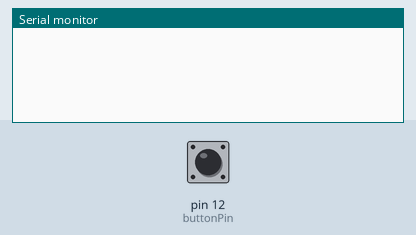
Simulated run of this sketch. Board: Arduino Uno, built with avr-gcc and run on an emulated ATmega328P. Shown: the last lines printed to the serial monitor. The inputs (shaded band) are chosen by the test bench; at power-on: pin 12 (buttonPin) LOW.

Above: at 1.2 s.
1.3 s: pin 12 (buttonPin) pulled HIGH for 0.15 s
At 1.48 s:
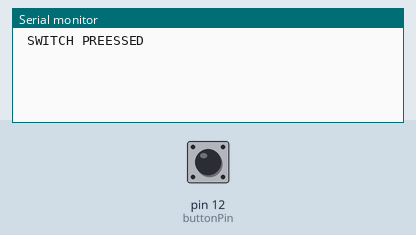
At 2.5 s:
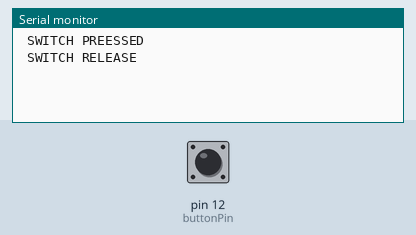

The sketch:

debounce.ino
```cpp
int buttonState;
int lastButtonState = LOW;   // กำหนดให้สถานะ สวิทช์ ปกติยังไม่กดปุ่มเป็นสถานะ LOW
long lastDebounceTime = 0;
long debounceDelay = 50;

#define buttonPin 12

void setup(){
  Serial.begin(9600);
  pinMode(buttonPin, INPUT);
}
void loop(){                             // <--- วงลูปตลอดไป
  int reading = digitalRead(buttonPin);  // <---- อ่านค่าสวิทช์

  if (reading != lastButtonState) {      // <--- หากมีการกดให้เก็บค่าเวลา ณ.ตอนนั้นไว้
    lastDebounceTime = millis();
  }

  if ((millis() - lastDebounceTime) > debounceDelay) { //<-- ตรวจว่าเวลาเกินตั้งไว้หรือเปล่า
    if (reading != buttonState) {                     // <-- หากกดหรือปล่อยสวิทช์ ก็พิพม์ผลออกหน้าจอ
      buttonState = reading;
       // แสดงผลการกด
        //  Serial.print(" buttonState ");Serial.println(buttonState);

       if (buttonState == 1)
        Serial.println(" SWITCH PREESSED \n");
        else
         Serial.println(" SWITCH RELEASE \n");


      }
    }

  lastButtonState = reading;   // <-- เอาค่าที่อ่านได้ใส่ ตัวแปรสถานะสุดท้าย

}
```

Measured:
- after the input at 1.3 s, the serial monitor: prints a new line after 0.05 s (image 1)
